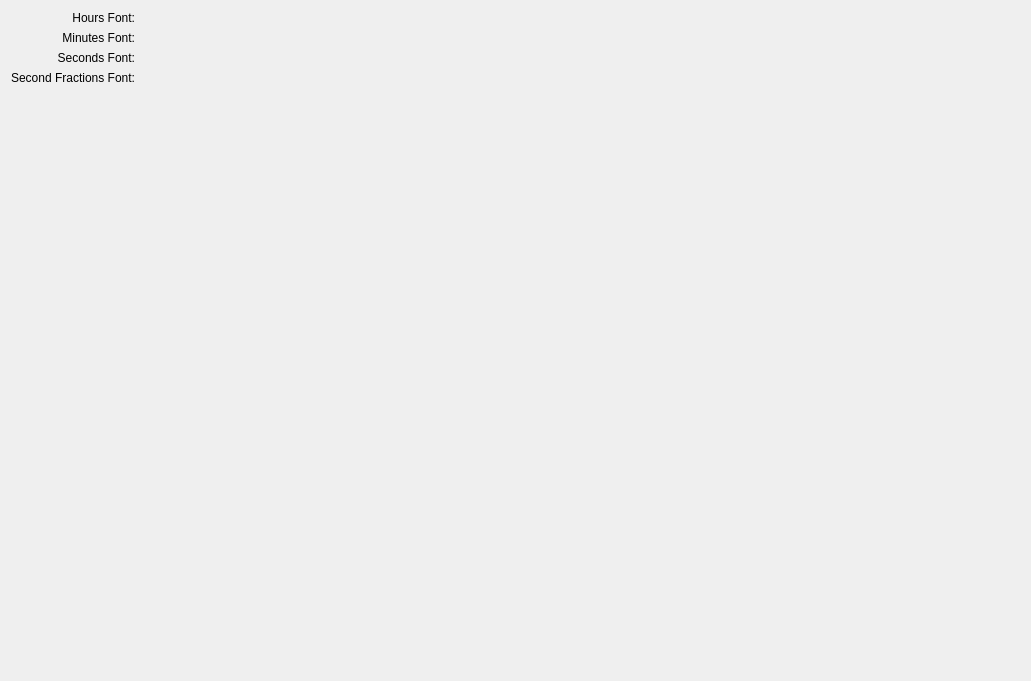
<?xml version="1.0" encoding="UTF-8"?>
<ui version="4.0">
 <class>FontSettings</class>
 <widget class="QWidget" name="FontSettings">
  <property name="geometry">
   <rect>
    <x>0</x>
    <y>0</y>
    <width>1031</width>
    <height>681</height>
   </rect>
  </property>
  <layout class="QVBoxLayout" name="verticalLayout_2">
   <item>
    <layout class="QHBoxLayout" name="horizontalLayout_5">
     <item>
      <layout class="QVBoxLayout" name="verticalLayout">
       <item>
        <layout class="QHBoxLayout" name="horizontalLayout">
         <item>
          <widget class="QLabel" name="label">
           <property name="text">
            <string>Hours Font:</string>
           </property>
           <property name="alignment">
            <set>Qt::AlignRight|Qt::AlignTrailing|Qt::AlignVCenter</set>
           </property>
          </widget>
         </item>
         <item>
          <widget class="KFontRequester" name="kcfg_hourFont">
           <property name="sizePolicy">
            <sizepolicy hsizetype="Maximum" vsizetype="Preferred">
             <horstretch>0</horstretch>
             <verstretch>0</verstretch>
            </sizepolicy>
           </property>
           <property name="font">
            <font>
             <family>Sans Serif</family>
             <pointsize>54</pointsize>
             <weight>50</weight>
             <italic>false</italic>
             <bold>false</bold>
            </font>
           </property>
          </widget>
         </item>
        </layout>
       </item>
       <item>
        <layout class="QHBoxLayout" name="horizontalLayout_2">
         <item>
          <widget class="QLabel" name="label_2">
           <property name="text">
            <string>Minutes Font:</string>
           </property>
           <property name="alignment">
            <set>Qt::AlignRight|Qt::AlignTrailing|Qt::AlignVCenter</set>
           </property>
          </widget>
         </item>
         <item>
          <widget class="KFontRequester" name="kcfg_minFont">
           <property name="sizePolicy">
            <sizepolicy hsizetype="Maximum" vsizetype="Preferred">
             <horstretch>0</horstretch>
             <verstretch>0</verstretch>
            </sizepolicy>
           </property>
           <property name="font">
            <font>
             <family>Sans Serif</family>
             <pointsize>54</pointsize>
             <weight>50</weight>
             <italic>false</italic>
             <bold>false</bold>
            </font>
           </property>
          </widget>
         </item>
        </layout>
       </item>
       <item>
        <layout class="QHBoxLayout" name="horizontalLayout_3">
         <item>
          <widget class="QLabel" name="label_3">
           <property name="text">
            <string>Seconds Font:</string>
           </property>
           <property name="alignment">
            <set>Qt::AlignRight|Qt::AlignTrailing|Qt::AlignVCenter</set>
           </property>
          </widget>
         </item>
         <item>
          <widget class="KFontRequester" name="kcfg_secFont">
           <property name="sizePolicy">
            <sizepolicy hsizetype="Maximum" vsizetype="Preferred">
             <horstretch>0</horstretch>
             <verstretch>0</verstretch>
            </sizepolicy>
           </property>
           <property name="font">
            <font>
             <family>Sans Serif</family>
             <pointsize>54</pointsize>
             <weight>50</weight>
             <italic>false</italic>
             <bold>false</bold>
            </font>
           </property>
          </widget>
         </item>
        </layout>
       </item>
       <item>
        <layout class="QHBoxLayout" name="horizontalLayout_4">
         <item>
          <widget class="QLabel" name="label_4">
           <property name="text">
            <string>Second Fractions Font:</string>
           </property>
           <property name="alignment">
            <set>Qt::AlignRight|Qt::AlignTrailing|Qt::AlignVCenter</set>
           </property>
          </widget>
         </item>
         <item>
          <widget class="KFontRequester" name="kcfg_fracFont">
           <property name="sizePolicy">
            <sizepolicy hsizetype="Maximum" vsizetype="Preferred">
             <horstretch>0</horstretch>
             <verstretch>0</verstretch>
            </sizepolicy>
           </property>
           <property name="font">
            <font>
             <family>Sans Serif</family>
             <pointsize>54</pointsize>
             <weight>50</weight>
             <italic>false</italic>
             <bold>false</bold>
            </font>
           </property>
          </widget>
         </item>
        </layout>
       </item>
      </layout>
     </item>
     <item>
      <spacer name="horizontalSpacer">
       <property name="orientation">
        <enum>Qt::Horizontal</enum>
       </property>
       <property name="sizeHint" stdset="0">
        <size>
         <width>40</width>
         <height>20</height>
        </size>
       </property>
      </spacer>
     </item>
    </layout>
   </item>
   <item>
    <spacer name="verticalSpacer">
     <property name="orientation">
      <enum>Qt::Vertical</enum>
     </property>
     <property name="sizeHint" stdset="0">
      <size>
       <width>20</width>
       <height>278</height>
      </size>
     </property>
    </spacer>
   </item>
  </layout>
 </widget>
 <customwidgets>
  <customwidget>
   <class>KFontRequester</class>
   <extends>QWidget</extends>
   <header>kfontrequester.h</header>
  </customwidget>
 </customwidgets>
 <resources/>
 <connections/>
</ui>
